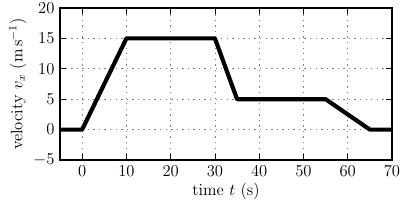

Recreate this plot in Python.
if __name__ == '__main__':
    import matplotlib
    matplotlib.use('Agg')
    from matplotlib import rc
    rc('font',**{'family':'serif','serif':'Computer Modern Roman','size':12})
    rc('text', usetex=True)
import numpy as np
import os as os
import pylab as plt

def vx_vs_t(fn):
    t = [-5., 0., 10., 30., 35., 55., 65., 70.]
    vx = [0., 0., 15., 15.,  5.,  5.,  0.,  0.]
    plt.figure(figsize=(4, 2))
    xo, yo = 0.15, 0.20
    plt.axes([xo, yo, 0.98-xo, 0.96-yo])
    plt.plot(t, vx, 'k-', lw=3.)
    plt.grid(True, alpha=0.5)
    plt.xlim(-5., 70.)
    plt.ylim(-5., 20.)
    plt.xlabel(r'time $t$ (s)')
    plt.ylabel(r'velocity $v_x$ (m\,s$^{-1}$)')
    plt.savefig(fn)
    return None

if __name__ == '__main__':
    fn = 'vx_vs_t.pdf'
    vx_vs_t(fn)
